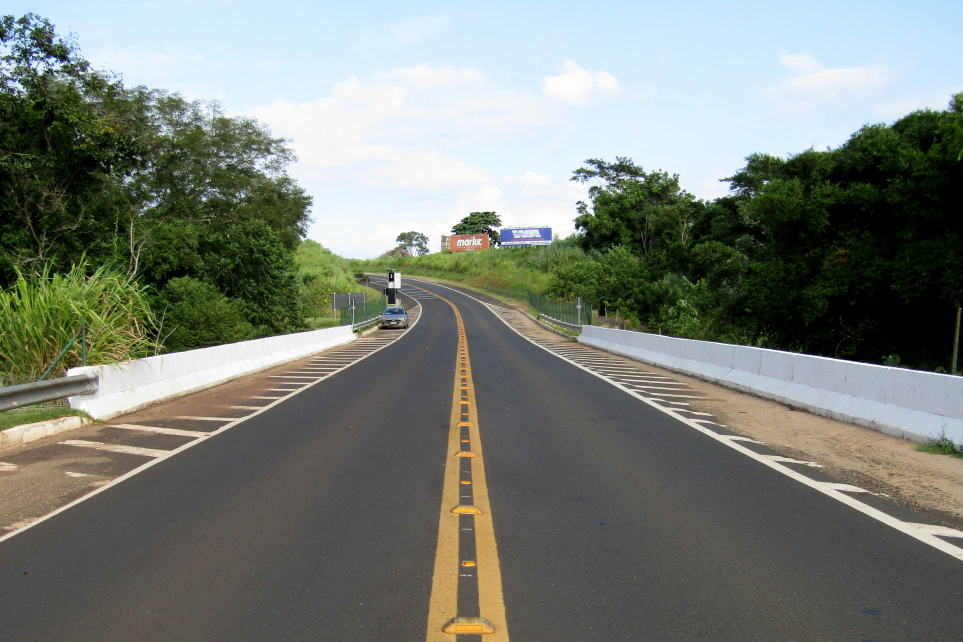
#> input picture TREINOS SEMESTRE 6/ponte2.jpg, 1926 x 1284 px (shown at 1/2 size)
$ python mascara.py
#> lines starting #> are read from the running program, lines starting #| are printed output that depends on the picture; after the words box and inside, x2 and y2 are one past the last pixel; in counts of white or black regions, pixels touching at a corner belong together
import cv2
import numpy as np
from datetime import datetime
import os

def salvar(imagem):
    agora = datetime.now()
    nome_arquivo = agora.strftime("%Y%m%d_%H%M%S") + '.jpg'
    cv2.imwrite(nome_arquivo, imagem)
    print(f"Imagem salva como: {nome_arquivo}")

imagem = cv2.imread("ponte2.jpg")
#> imagem is the input picture: shape (1284, 1926, 3); mean B, G, R 119.4, 127.5, 121.8

nome = "Thiago"
ra = "12345678"
corBranca = (255, 255, 255)
corAmarela = (0, 255, 255)
h, w = imagem.shape[:2]
#> h = 1284; w = 1926

nova_largura = int(w * 0.6)
#> nova_largura = 1155
nova_altura = int(h * 0.6)
#> nova_altura = 770
imagem = cv2.resize(imagem, (nova_largura, nova_altura))
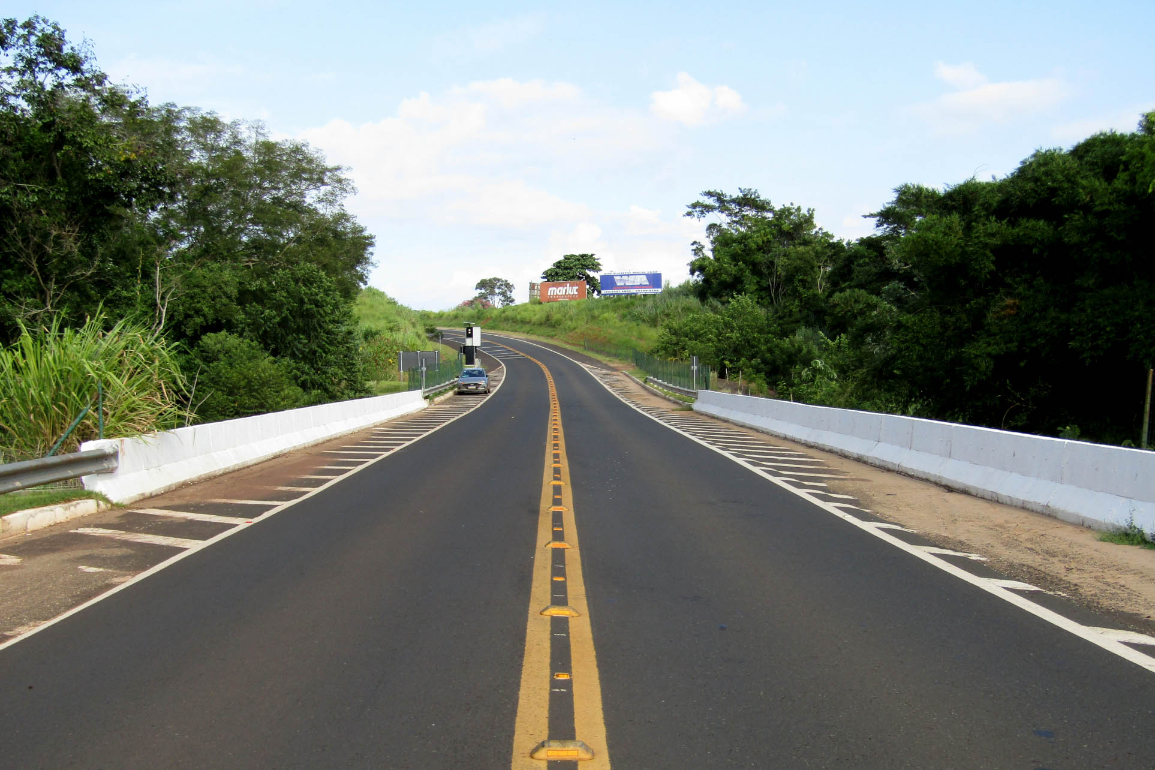
#> imagem: shape (770, 1155, 3); mean B, G, R 119.3, 127.4, 121.7
h, w = imagem.shape[:2]
#> h = 770; w = 1155

fonte = cv2.FONT_HERSHEY_COMPLEX
fonte_grande = cv2.FONT_HERSHEY_SIMPLEX

mascara = np.zeros((h, w), dtype="uint8")

x1, y1 = int(w*0.65), int(h*0.15)
#> x1 = 750; y1 = 115
lado = int(min(w, h)*0.16)
#> lado = 123
cv2.rectangle(mascara, (x1, y1), (x1+lado, y1+lado), 255, -1)
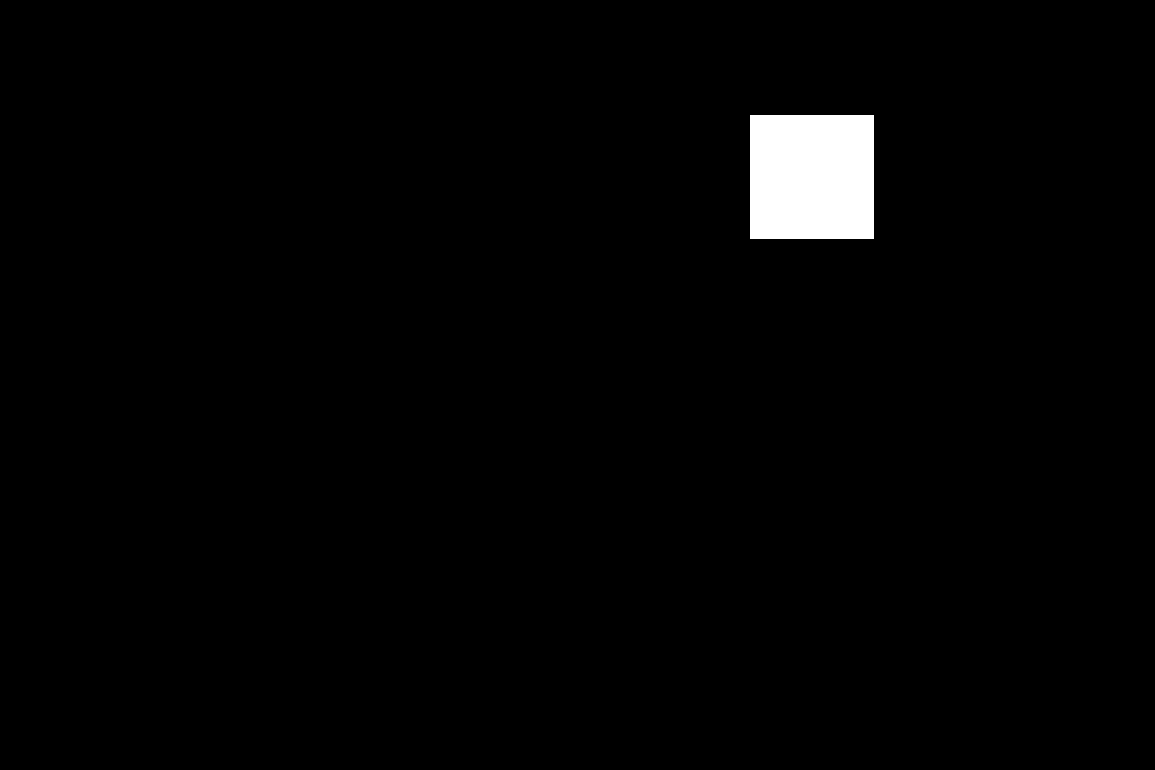
#> mascara: shape (770, 1155); 1.7% white; 1 white region, box (x1, y1, x2, y2) and area: (750, 115, 874, 239) 15376

tri = np.array([
    [int(w*0.35), int(h*0.35)],
    [int(w*0.25), int(h*0.6)],
    [int(w*0.45), int(h*0.6)]
], np.int32)
#> tri = [[404, 269], [288, 462], [519, 462]]
cv2.fillPoly(mascara, [tri], 255)

cx, cy = int(w*0.7), int(h*0.8)
raio = int(min(w, h)*0.09)
pontos_hex = []
for k in range(6):
    ang = np.deg2rad(60 * k + 0)
    px = int(cx + raio * np.cos(ang))
    py = int(cy + raio * np.sin(ang))
    pontos_hex.append([px, py])
cv2.fillPoly(mascara, [np.array(pontos_hex, np.int32)], 255)

cx_circulo, cy_circulo = int(w*0.2), int(h*0.7)
raio_circulo = int(min(w, h)*0.08)
cv2.circle(mascara, (cx_circulo, cy_circulo), raio_circulo, 255, -1)

centro_elipse = (int(w*0.5), int(h*0.2))
eixos = (int(w*0.1), int(h*0.05))
cv2.ellipse(mascara, centro_elipse, eixos, 0, 0, 360, 255, -1)
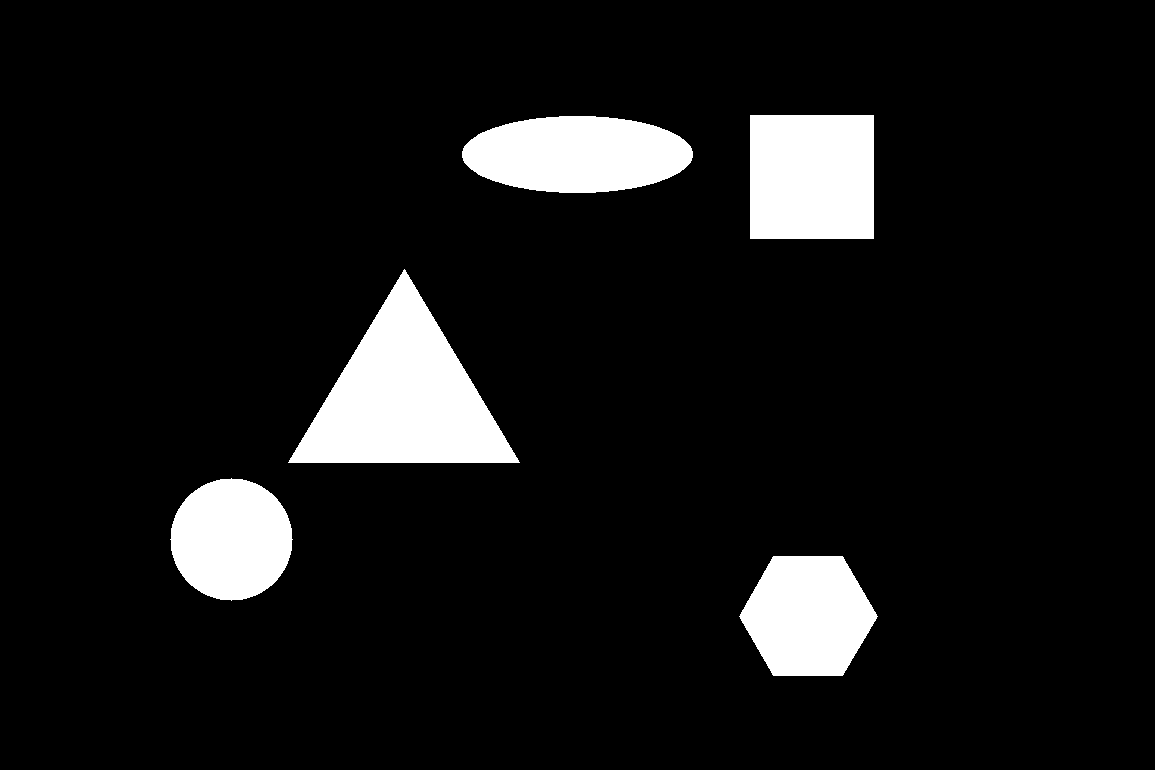
#> mascara: shape (770, 1155); 8.6% white; 5 white regions, box (x1, y1, x2, y2) and area: (288, 269, 520, 463) 22601, (750, 115, 874, 239) 15376, (462, 116, 693, 193) 13975, (739, 556, 878, 676) 12504, (170, 478, 293, 601) 11681

resultado = cv2.bitwise_and(imagem, imagem, mask=mascara)
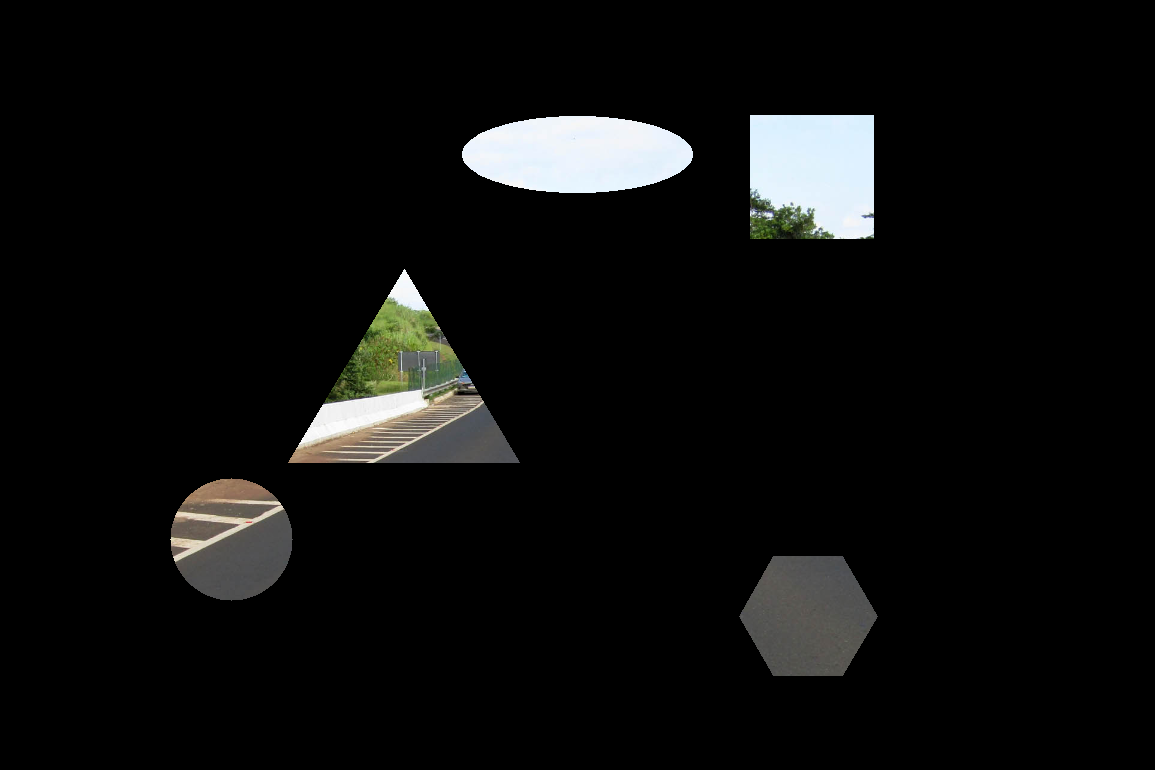
#> resultado: shape (770, 1155, 3); mean B, G, R 13.2, 13.7, 13.4

cv2.rectangle(resultado, (int(w*0.45), int(h*0.88)), (int(w*0.95), int(h*0.98)), (0, 0, 0), -1)
cv2.rectangle(resultado, (int(w*0.45), int(h*0.88)), (int(w*0.95), int(h*0.98)), corAmarela, 2)

cv2.putText(resultado, f"Nome: {nome}", (int(w*0.47), int(h*0.92)), fonte_grande, 0.8, corAmarela, 2, cv2.LINE_AA)
cv2.putText(resultado, f"RA: {ra}", (int(w*0.47), int(h*0.96)), fonte_grande, 0.8, corAmarela, 2, cv2.LINE_AA)
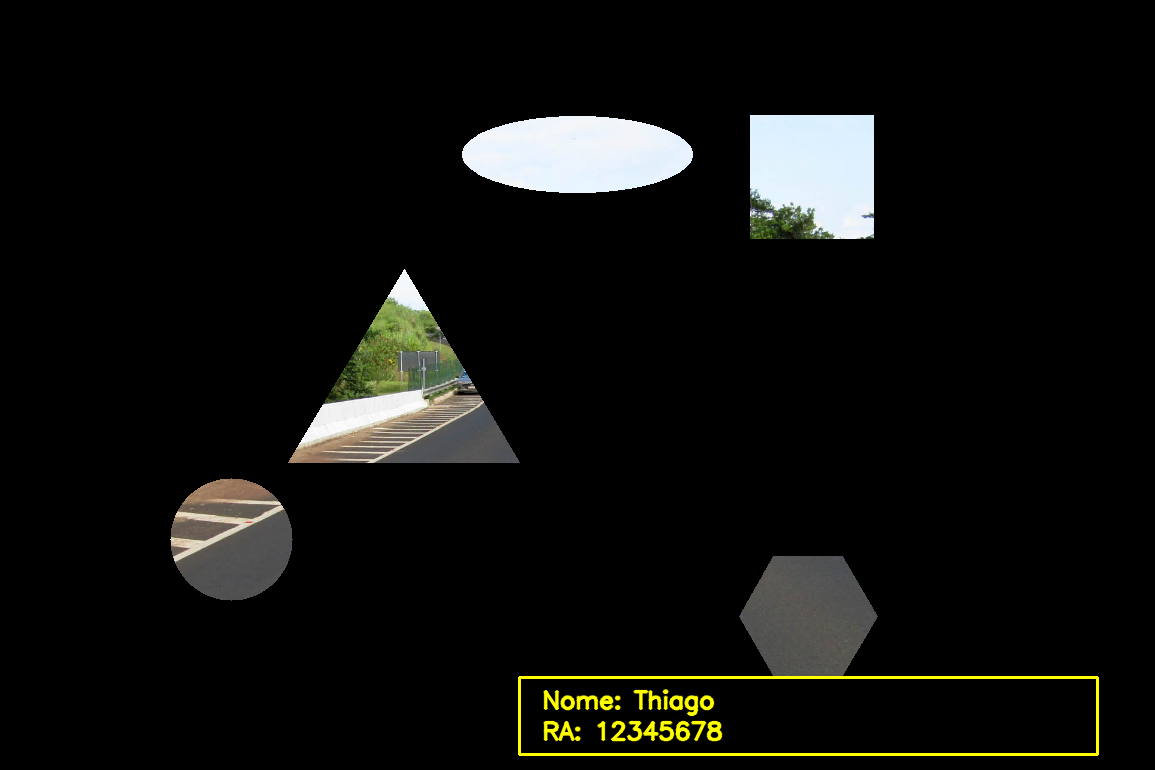
#> resultado: shape (770, 1155, 3); mean B, G, R 13.2, 15.7, 15.4

salvar(resultado)
